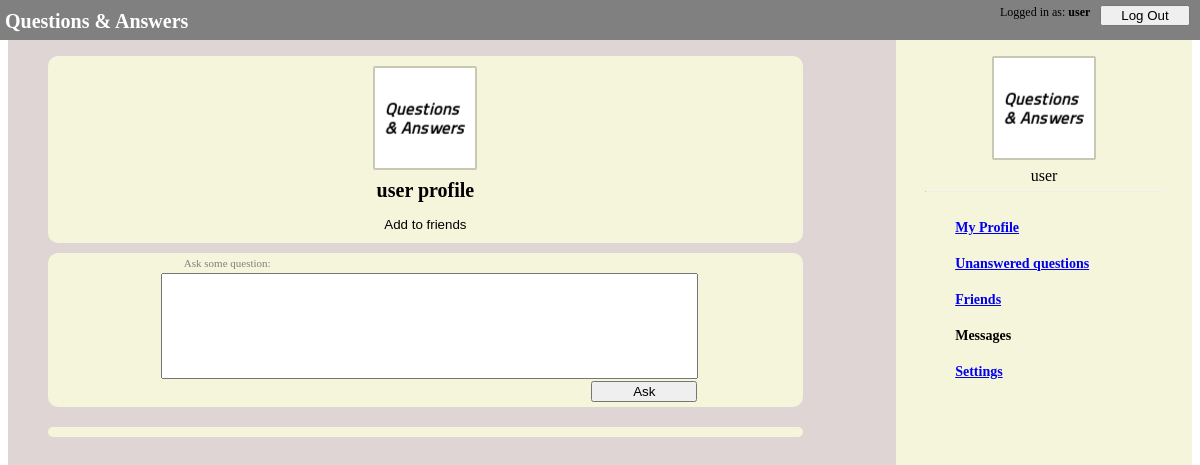
The page /ask/user/user (signed in) on the database as committed earlier.
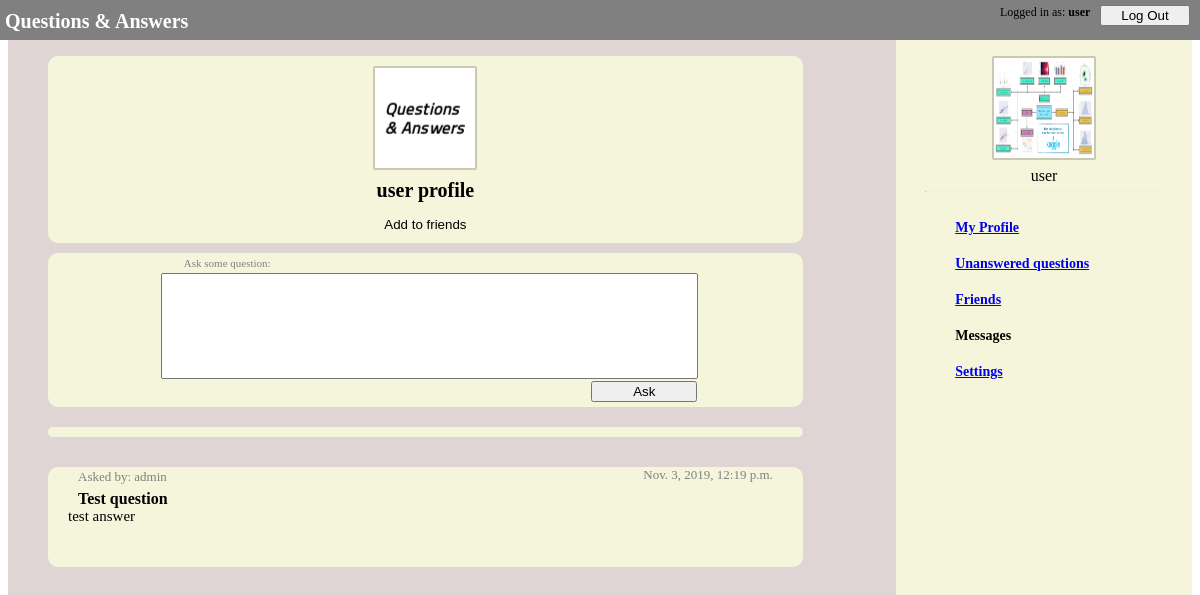
The same page on the database as committed later.
### ask/models.py (models this page shows)
class QuestionModel(models.Model):
    owner = models.ForeignKey(
        UserModel, on_delete=models.CASCADE, related_name="questions_owner")
    asked_by = models.ForeignKey(
        UserModel, on_delete=models.PROTECT, related_name="questions_asked")
    content = models.CharField(max_length=1000)
    date = models.DateTimeField(auto_now_add=True)
    answer = models.OneToOneField(
        AnswerModel, null=True, on_delete=models.CASCADE)

class UserModel(AbstractUser):
    friends = models.ManyToManyField(
        'self', through='FriendsModel', symmetrical=False)
    avatar = models.ImageField(null=True, upload_to=user_directory_path)

class AnswerModel(models.Model):
    content = models.CharField(max_length=1000)
    date = models.DateTimeField(auto_now_add=True)

### ask/views.py (the view, shortened to what this page needs)
# urls.py: path('user/<str:username>', views.UserView.as_view(), name='user'),
class UserView(View, FormMixin, QuestionsMixIn, FriendsMixIn):
    form_class = QuestionForm
    def get(self, request, username):
        context = self.get_context(
            request.session['_auth_user_id'], username)
        return render(request, "ask/user.html", context=context)
    @QuestionsMixIn.add_num_unanswered_to_context
    @FriendsMixIn.add_num_invites_to_context
    @AvatarMinIn.add_avatar_to_context
    def get_context(self, logedin_user_id, username):
        viewed_user = UserModel.objects.get(username=username)
        questions_with_answers = self.questions_with_answers(viewed_user)
        is_friend_is_accepted = self.is_friend_is_accepted(
            logedin_user_id, viewed_user)
        context = {
            'username': username,
            'questions_with_answers': questions_with_answers,
            'is_friend': is_friend_is_accepted[0],
            'accepted': is_friend_is_accepted[1],
        }
        return context
    def is_friend_is_accepted(self, logedin_user_id, viewed_user):
        logedin_user = UserModel.objects.get(pk=logedin_user_id)
        try:
            friends = FriendsModel.objects.get(
                first=logedin_user, second=viewed_user)
        except FriendsModel.DoesNotExist:
            try:
                friends = FriendsModel.objects.get(
                    first=viewed_user, second=logedin_user)
            except FriendsModel.DoesNotExist:
                return False, False
            else:
                return True, friends.accepted
        else:
            return True, friends.accepted

### ask/view/MixIns.py (called while the page is built)
def get_user(user_id):
    if type(user_id) == int:
        user = UserModel.objects.get(pk=user_id)
    elif type(user_id) == str:
        user = UserModel.objects.get(pk=user_id)
    else:
        user = user_id
    return user

    def questions_with_answers(self, user):
        answered_questions = QuestionModel.objects.filter(
            owner=user).exclude(answer=None).order_by('date')[::-1]
        answers = [question.answer for question in answered_questions]
        return list(zip(answered_questions, answers))

    @staticmethod
    def add_num_unanswered_to_context(func, *args, **kwargs):
        def context_with_unanswered(self, *args, **kwargs):
            context = func(self, *args, **kwargs)
            user_id = args[0]
            context["num_unanswered"] = self.get_num_unanswered(user_id)
            return context
        return context_with_unanswered

    def get_num_unanswered(self, user_id):
        user = get_user(user_id)
        unanswered_questions = self.unanswered_questions(user)
        return len(unanswered_questions)

### ask/templates/ask/user.html (shortened to what this page needs)
{% extends "ask/navigation_bar.html" %}
{% load static %}
{%block styles %}
<link rel="stylesheet" type="text/css" href="{% static 'ask/navigation_bar.css' %}">
<link rel="stylesheet" type="text/css" href="{% static 'ask/questions.css' %}">
<link rel="stylesheet" type="text/css" href="{% static 'ask/user.css' %}">
{% endblock styles %}
{% block content %}
<div class="questions">
    <div class="question_user_block">
        <img src="{% static 'ask/default.png' %}" class="avatar">
        <p class="username">{{username}} profile</p>
        {% if not is_friend %}
        <form method="POST" class="add_to_friends_form" action="{% url 'ask:user' username %}">
            <input type="submit" class="add_to_friends" value="Add to friends">
        </form>
        {% endif %}
    </div>
    {% if request.session.logged_in %}
    <div class="ask_question">
        <form method="POST" action="{% url 'ask:user' username %}">
            <a class="prompt">Ask some question:</a>
            <input type="textarea" class="question_textbox" id="question_content" name="question_content" required>
            <br>
            <input type="submit" class="question_submit" value="Ask">
        </form>
    </div>
    <div class="bar_placeholder"></div>
    {% endif %}
    <div class="questions">
        {% for question, answer in questions_with_answers %}
        <div class="question_block">
            <a class="asked_by">Asked by: {{ question.asked_by.username }}</a>
            <a class="asked_date"> {{ question.date }} </a>
            <p class="question">{{ question.content }}</p>
            <p class="answer">{{ answer.content }}</p>
        </div>
        {% endfor %}
    </div>
</div>
{% endblock content %}

Rows that differ between the two databases and show on the page:
added QuestionModel: asked_by.username "admin", date "Nov. 3, 2019, 12:19 p.m.", content "Test question", content "test answer"
